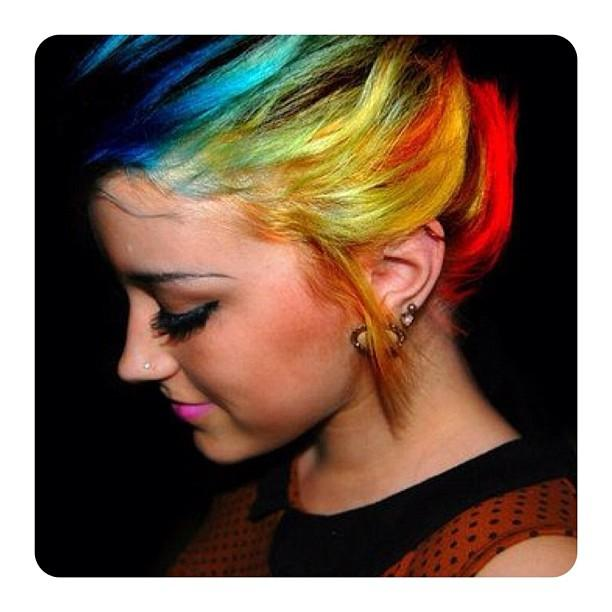
#> input picture HW1/Images/Task2/colorful1.jpg, 612 x 612 px, found by its file name
$ python main.py
#> lines starting #> are read from the running program, lines starting #| are printed output that depends on the picture
import os
import numpy as np
from sklearn.cluster import KMeans
import matplotlib.pyplot as plt
import imageio
from skimage import color, io
import cv2

def draw_histograms(image):
    """
    Draws the histogram of the L channel in two ways: with regular bins and with quantized bins.

    Parameters:
    image (numpy.ndarray): The input RGB image as a NumPy array.
    """
    # Convert the image to the Lab color space
    lab_image = cv2.cvtColor(image, cv2.COLOR_RGB2Lab)
#> lab_image: shape (612, 612, 3); mean of channels 0, 1, 2 110.7, 136, 140.1
#> image is the input picture: shape (612, 612, 3); mean R, G, B 123.7, 101.1, 86.6

    # Extract the L channel
    L_channel = lab_image[:, :, 0]
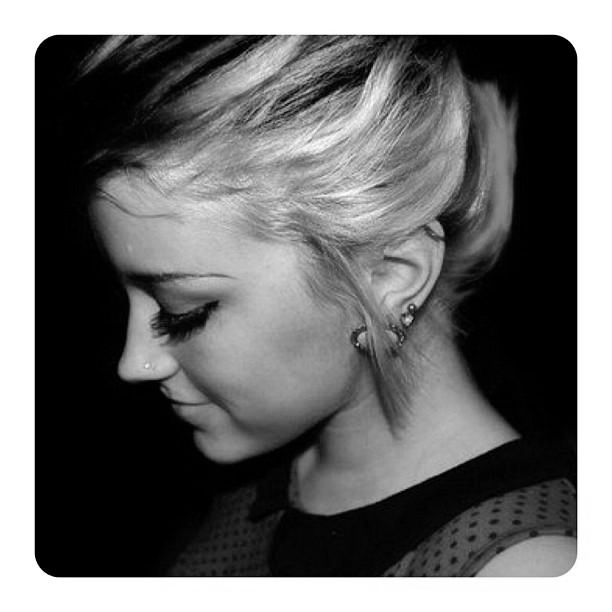
#> L_channel: shape (612, 612); min 0, max 255, mean 110.7

    # Plot histogram with regular bins
    plt.figure(figsize=(12, 6))

    plt.subplot(1, 2, 1)
    plt.hist(L_channel.ravel(), bins=256, range=[0, 256], color='gray', alpha=0.75)
    plt.title('Histogram with Regular Bins')
    plt.xlabel('L channel intensity')
    plt.ylabel('Frequency')

    # Quantize the L channel
    L_flattened = L_channel.reshape(-1, 1)
    n_clusters = 10  # Number of bins for quantization
    kmeans = KMeans(n_clusters=n_clusters)
    kmeans.fit(L_flattened)
    quantized_L = kmeans.labels_

    # Plot histogram with quantized bins
    plt.subplot(1, 2, 2)
    plt.hist(quantized_L, bins=n_clusters, color='gray', alpha=0.75)
    plt.title('Histogram with Quantized Bins')
    plt.xlabel('Quantized L channel intensity')
    plt.ylabel('Frequency')

    plt.tight_layout()
    plt.show()
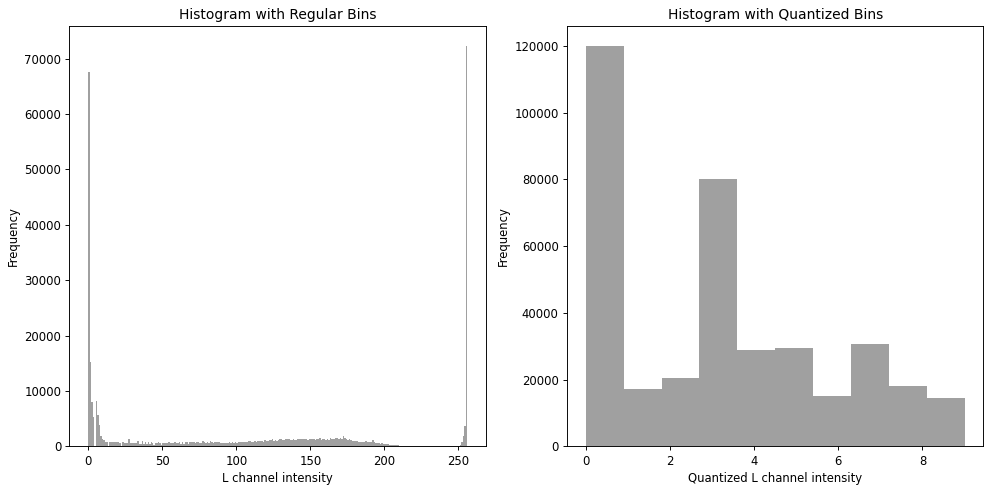
#> figure drawn by matplotlib, 2 panels; panel 1: tallest bar 72242 high, from x = 255 to 256; panel 2: tallest bar 119899 high, from x = -5.55e-17 to 0.9

draw_histograms(io.imread('./HW1/images/Task2/colorful1.jpg'))

$ run again, with HW1/Images/Task2/colorful2.jpg copied over HW1/Images/Task2/colorful1.jpg
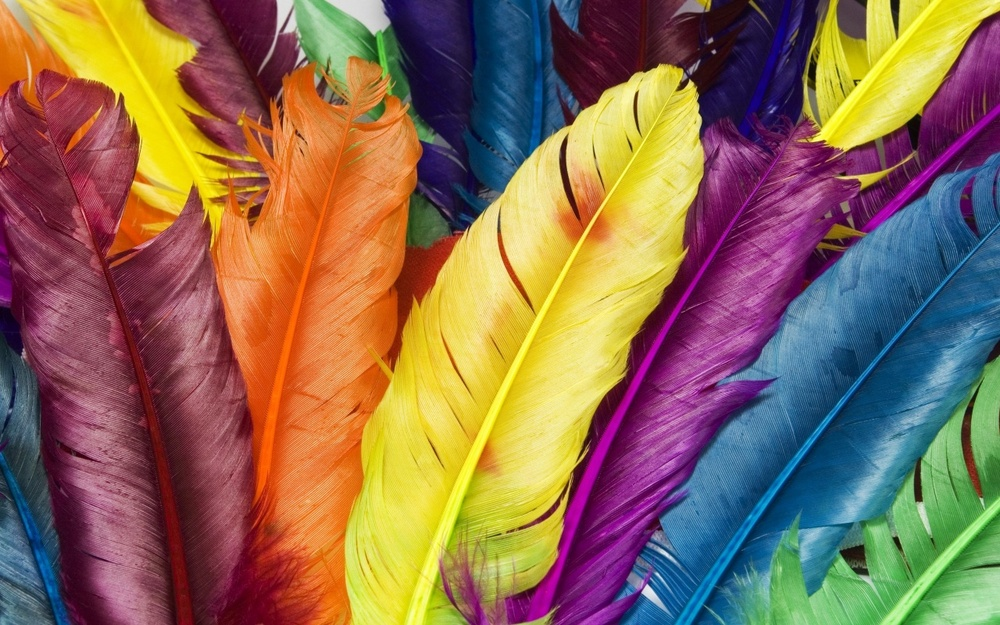
#> input picture HW1/Images/Task2/colorful2.jpg, 1000 x 625 px, shrunk from 1280 x 800 before the run, found by its file name
#> lab_image: shape (625, 1000, 3); mean of channels 0, 1, 2 126.5, 141.2, 145.7
#> in draw_histograms, image is the input picture: shape (625, 1000, 3); mean R, G, B 139.7, 108.5, 82.6
#> in draw_histograms, `L_channel = lab_image[:, :, 0]`:
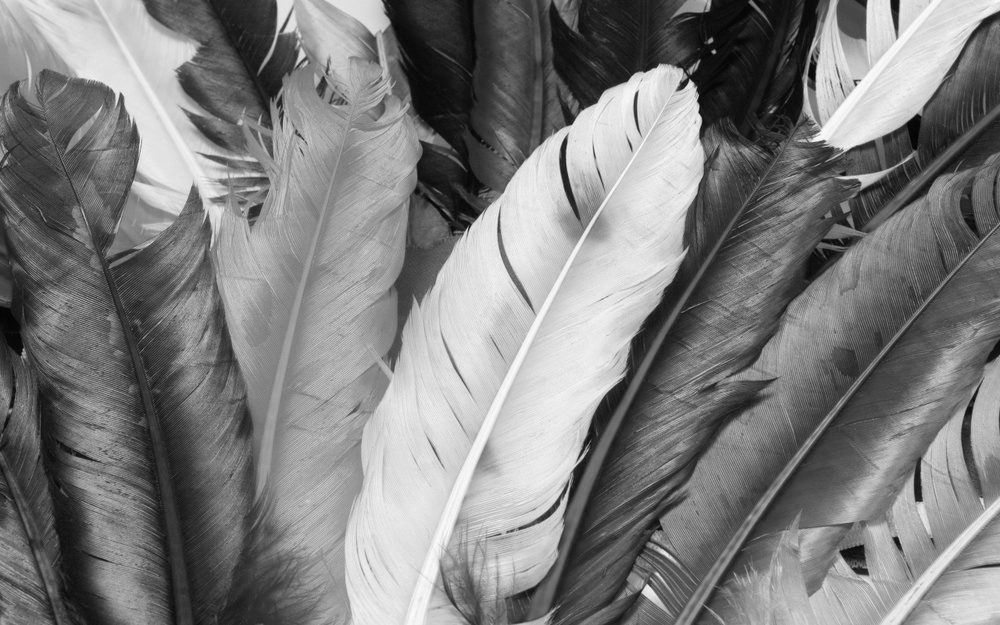
#> L_channel: shape (625, 1000); min 2, max 250, mean 126.5
#> in draw_histograms, `plt.show()`:
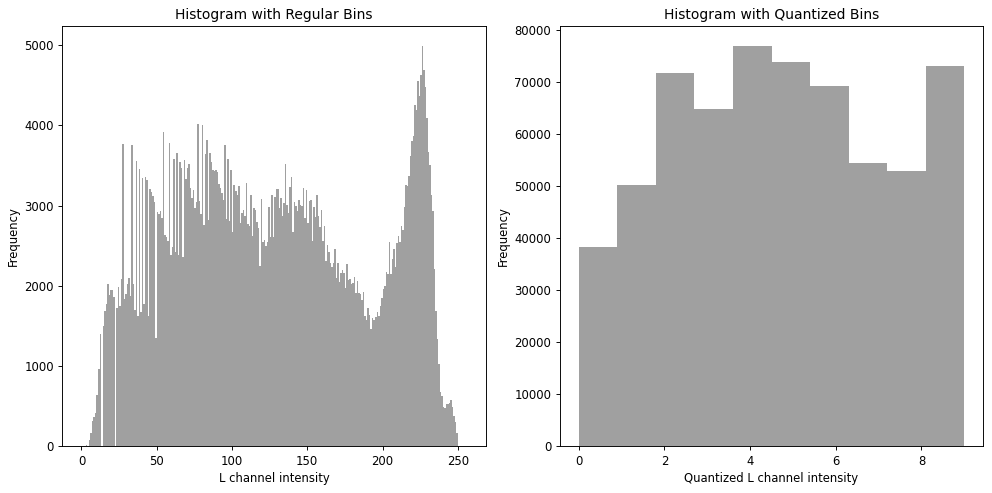
#> figure drawn by matplotlib, 2 panels; panel 1: tallest bar 4989 high, from x = 226 to 227; panel 2: tallest bar 76874 high, from x = 3.6 to 4.5

$ run again, with HW1/Images/Task2/colorful3.jpg copied over HW1/Images/Task2/colorful1.jpg
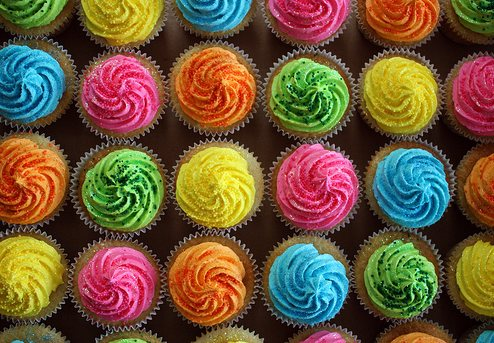
#> input picture HW1/Images/Task2/colorful3.jpg, 494 x 343 px, found by its file name
#> lab_image: shape (343, 494, 3); mean of channels 0, 1, 2 100.6, 135.9, 149.1
#> in draw_histograms, image is the input picture: shape (343, 494, 3); mean R, G, B 109.7, 86.6, 56.9
#> in draw_histograms, `L_channel = lab_image[:, :, 0]`:
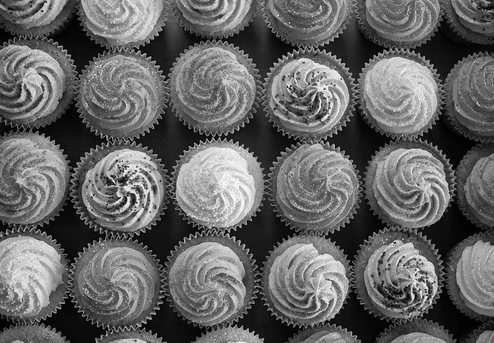
#> L_channel: shape (343, 494); min 0, max 252, mean 100.6
#> in draw_histograms, `plt.show()`:
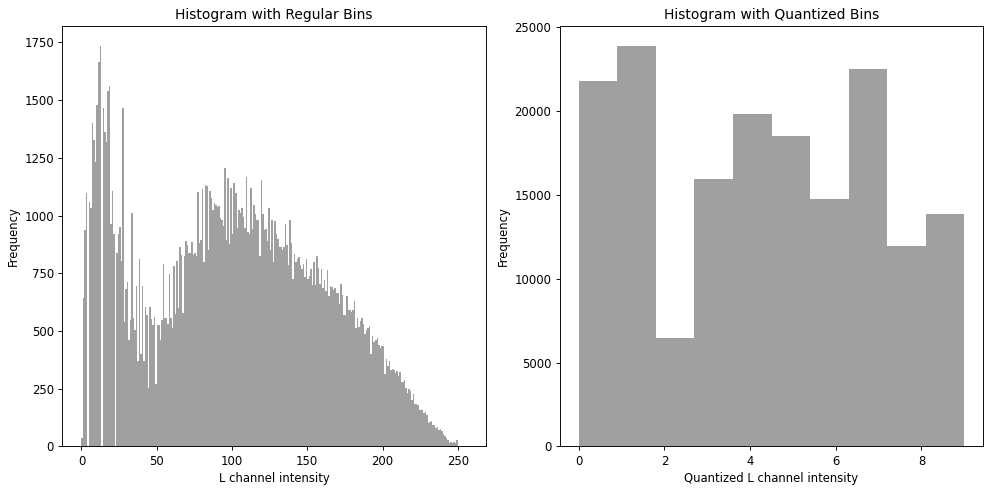
#> figure drawn by matplotlib, 2 panels; panel 1: tallest bar 1734 high, from x = 12 to 13; panel 2: tallest bar 23885 high, from x = 0.9 to 1.8
